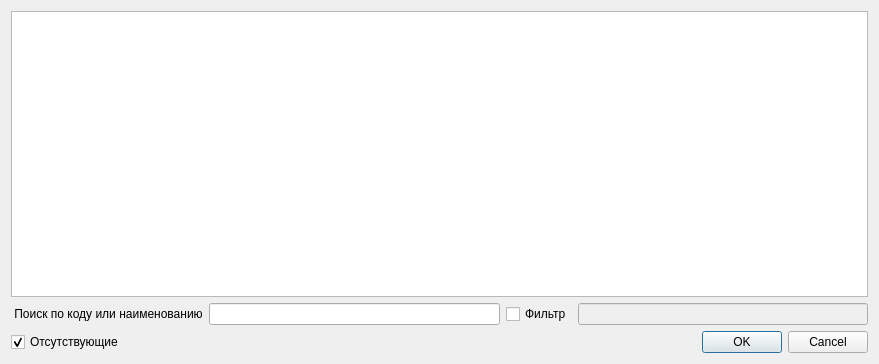
<?xml version="1.0" encoding="UTF-8"?>
<ui version="4.0">
 <class>JobTypeActionsSelectorDialog</class>
 <widget class="QDialog" name="JobTypeActionsSelectorDialog">
  <property name="geometry">
   <rect>
    <x>0</x>
    <y>0</y>
    <width>879</width>
    <height>364</height>
   </rect>
  </property>
  <property name="windowTitle">
   <string>Dialog</string>
  </property>
  <layout class="QGridLayout" name="gridLayout">
   <item row="0" column="0" colspan="4">
    <widget class="CInDocTableView" name="tblActionTypes"/>
   </item>
   <item row="1" column="0">
    <widget class="QLabel" name="lblFindByCode">
     <property name="sizePolicy">
      <sizepolicy hsizetype="Maximum" vsizetype="Preferred">
       <horstretch>0</horstretch>
       <verstretch>0</verstretch>
      </sizepolicy>
     </property>
     <property name="text">
      <string> Поиск по коду или наименованию</string>
     </property>
    </widget>
   </item>
   <item row="1" column="1">
    <widget class="QLineEdit" name="edtFindByCode">
     <property name="sizePolicy">
      <sizepolicy hsizetype="Expanding" vsizetype="Fixed">
       <horstretch>0</horstretch>
       <verstretch>0</verstretch>
      </sizepolicy>
     </property>
    </widget>
   </item>
   <item row="1" column="2">
    <widget class="QCheckBox" name="chkFindFilter">
     <property name="text">
      <string>Фильтр</string>
     </property>
    </widget>
   </item>
   <item row="1" column="3">
    <widget class="QLineEdit" name="edtFindFilter">
     <property name="enabled">
      <bool>false</bool>
     </property>
    </widget>
   </item>
   <item row="2" column="0">
    <widget class="QCheckBox" name="chkOnlyNotExists">
     <property name="text">
      <string>Отсутствующие</string>
     </property>
     <property name="checked">
      <bool>true</bool>
     </property>
    </widget>
   </item>
   <item row="2" column="1" colspan="3">
    <widget class="CApplyResetDialogButtonBox" name="buttonBox">
     <property name="orientation">
      <enum>Qt::Horizontal</enum>
     </property>
     <property name="standardButtons">
      <set>QDialogButtonBox::Cancel|QDialogButtonBox::Ok</set>
     </property>
    </widget>
   </item>
  </layout>
 </widget>
 <customwidgets>
  <customwidget>
   <class>CInDocTableView</class>
   <extends>QTableView</extends>
   <header>library/InDocTable.h</header>
  </customwidget>
  <customwidget>
   <class>CApplyResetDialogButtonBox</class>
   <extends>QDialogButtonBox</extends>
   <header>library/DialogButtonBox.h</header>
  </customwidget>
 </customwidgets>
 <tabstops>
  <tabstop>tblActionTypes</tabstop>
  <tabstop>edtFindByCode</tabstop>
  <tabstop>chkFindFilter</tabstop>
  <tabstop>edtFindFilter</tabstop>
 </tabstops>
 <resources/>
 <connections>
  <connection>
   <sender>buttonBox</sender>
   <signal>accepted()</signal>
   <receiver>JobTypeActionsSelectorDialog</receiver>
   <slot>accept()</slot>
   <hints>
    <hint type="sourcelabel">
     <x>252</x>
     <y>359</y>
    </hint>
    <hint type="destinationlabel">
     <x>157</x>
     <y>274</y>
    </hint>
   </hints>
  </connection>
  <connection>
   <sender>buttonBox</sender>
   <signal>rejected()</signal>
   <receiver>JobTypeActionsSelectorDialog</receiver>
   <slot>reject()</slot>
   <hints>
    <hint type="sourcelabel">
     <x>320</x>
     <y>359</y>
    </hint>
    <hint type="destinationlabel">
     <x>286</x>
     <y>274</y>
    </hint>
   </hints>
  </connection>
  <connection>
   <sender>chkFindFilter</sender>
   <signal>toggled(bool)</signal>
   <receiver>edtFindFilter</receiver>
   <slot>setEnabled(bool)</slot>
   <hints>
    <hint type="sourcelabel">
     <x>397</x>
     <y>567</y>
    </hint>
    <hint type="destinationlabel">
     <x>651</x>
     <y>566</y>
    </hint>
   </hints>
  </connection>
  <connection>
   <sender>chkFindFilter</sender>
   <signal>toggled(bool)</signal>
   <receiver>edtFindByCode</receiver>
   <slot>setDisabled(bool)</slot>
   <hints>
    <hint type="sourcelabel">
     <x>397</x>
     <y>567</y>
    </hint>
    <hint type="destinationlabel">
     <x>298</x>
     <y>244</y>
    </hint>
   </hints>
  </connection>
  <connection>
   <sender>chkFindFilter</sender>
   <signal>toggled(bool)</signal>
   <receiver>edtFindFilter</receiver>
   <slot>setEnabled(bool)</slot>
   <hints>
    <hint type="sourcelabel">
     <x>538</x>
     <y>308</y>
    </hint>
    <hint type="destinationlabel">
     <x>605</x>
     <y>308</y>
    </hint>
   </hints>
  </connection>
  <connection>
   <sender>chkFindFilter</sender>
   <signal>toggled(bool)</signal>
   <receiver>edtFindByCode</receiver>
   <slot>setDisabled(bool)</slot>
   <hints>
    <hint type="sourcelabel">
     <x>526</x>
     <y>319</y>
    </hint>
    <hint type="destinationlabel">
     <x>422</x>
     <y>301</y>
    </hint>
   </hints>
  </connection>
 </connections>
</ui>
